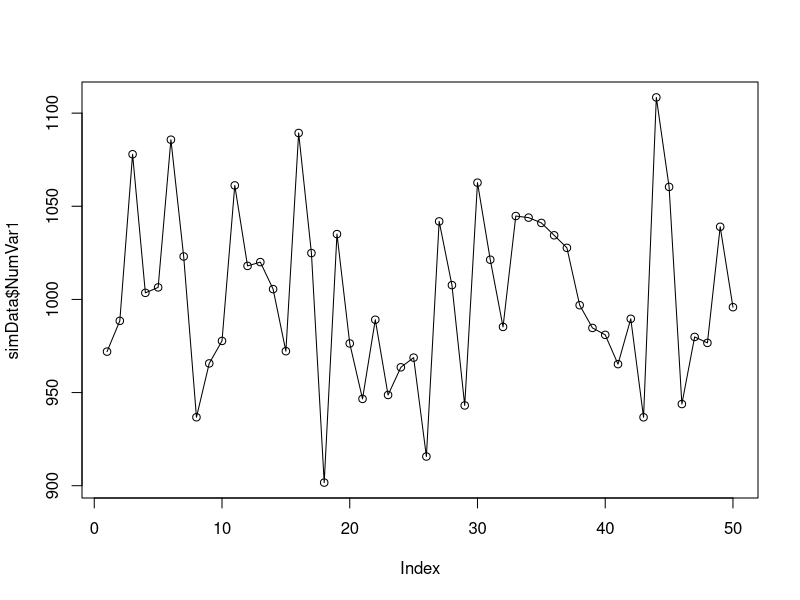
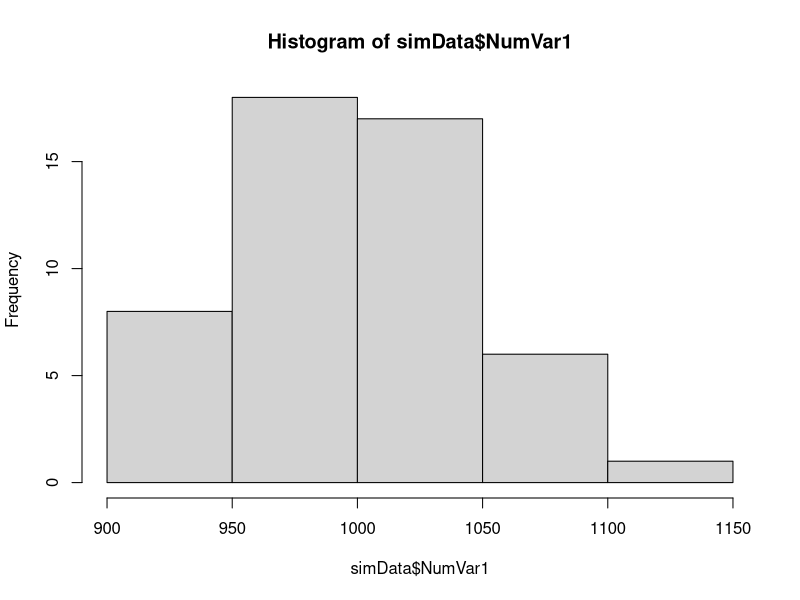
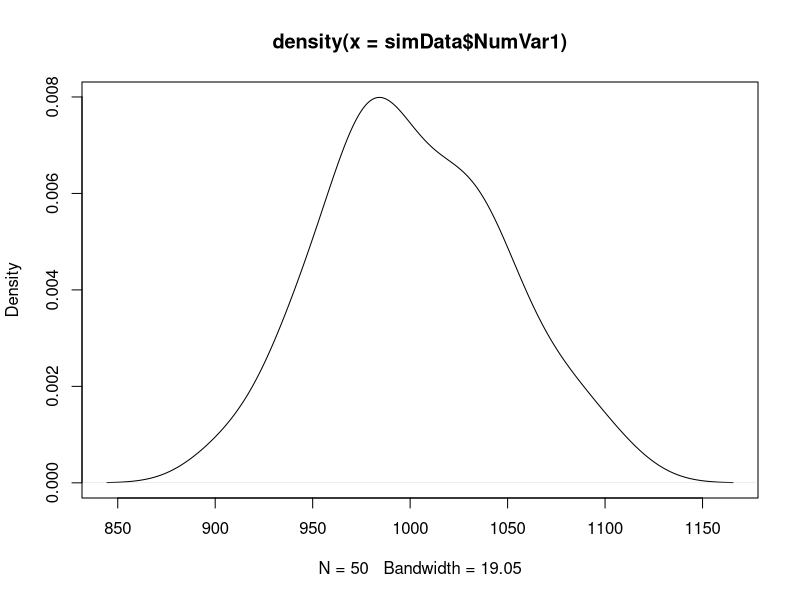
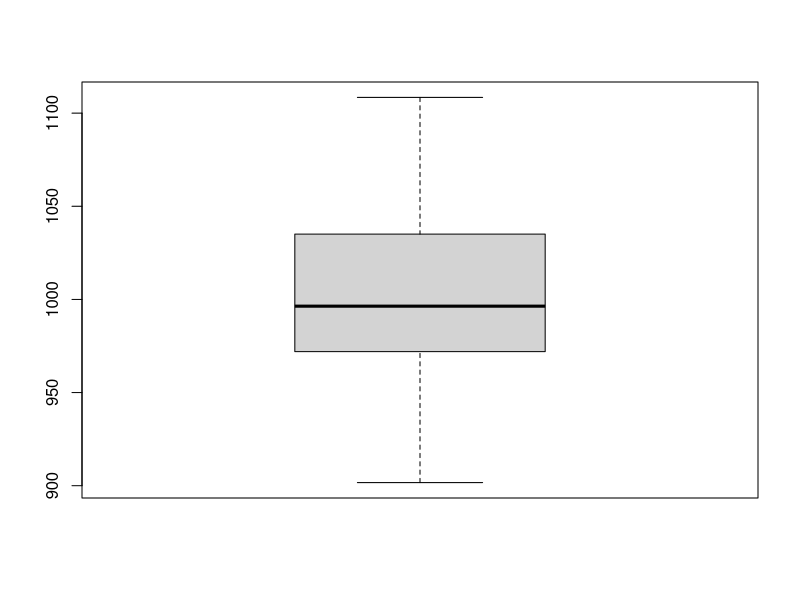

Source code (R) for these figures, in order:
## ---- chunk 1
## Simulate some data

## 3 Factor Variables
FacVar1=as.factor(rep(c("level1","level2"),25))
FacVar2=as.factor(rep(c("levelA","levelB","levelC"),17)[-51])
FacVar3=as.factor(rep(c("levelI","levelII","levelIII","levelIV"),13)[-c(51:52)])

## 4 Numeric Vars
set.seed(123)
NumVar1=round(rnorm(n=50,mean=1000,sd=50),digits=2) ## Normal distribution
set.seed(123)
NumVar2=round(runif(n=50,min=500,max=1500),digits=2) ## Uniform distribution
set.seed(123)
NumVar3=round(rexp(n=50,rate=.001)) ## Exponential distribution
NumVar4=2001:2050

simData=data.frame(FacVar1,FacVar2,FacVar3,NumVar1,NumVar2,NumVar3,NumVar4)
## ---- chunk 2
plot(simData$NumVar1,type="o") ## Index plot
hist(simData$NumVar1) ## histogram
plot(density(simData$NumVar1)) ## Kernel density plot
boxplot(simData$NumVar1) ## box plot






